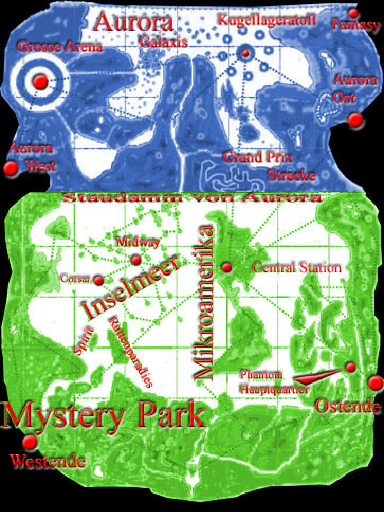

This game map was drawn from its Tiled (.tmx) file and the tilesets committed beside it. A one-line description and the trimmed map source follow:
An orthogonal 12x16 tile map with 32x32 px tiles, 1 tile layer (Kachelebene 1), 2 tilesets.

<map version="1.0" orientation="orthogonal" width="12" height="16" tilewidth="32" tileheight="32">
 <tileset firstgid="1" name="aurora" tilewidth="32" tileheight="32">
  <image source="aurora-upper.png" trans="000000" width="384" height="196" />
 </tileset>
 <tileset firstgid="73" name="mystery" tilewidth="32" tileheight="32">
  <image source="mystery-upper.png" trans="000000" width="384" height="320" />
 </tileset>
 <layer name="Kachelebene 1" width="12" height="16">
  <data>[192 cells, 192 non-empty, 192 distinct tile ids]</data>
 </layer>
</map>
